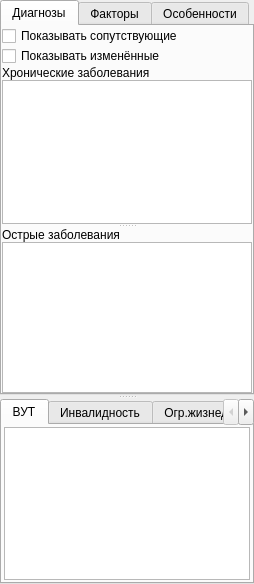
<?xml version="1.0" encoding="UTF-8"?>
<ui version="4.0">
 <class>Form</class>
 <widget class="QWidget" name="Form">
  <property name="geometry">
   <rect>
    <x>0</x>
    <y>0</y>
    <width>254</width>
    <height>584</height>
   </rect>
  </property>
  <property name="windowTitle">
   <string>Form</string>
  </property>
  <layout class="QGridLayout" name="gridLayout_7">
   <property name="margin">
    <number>0</number>
   </property>
   <property name="spacing">
    <number>0</number>
   </property>
   <item row="0" column="0">
    <widget class="QSplitter" name="splitter">
     <property name="orientation">
      <enum>Qt::Vertical</enum>
     </property>
     <property name="childrenCollapsible">
      <bool>false</bool>
     </property>
     <widget class="QTabWidget" name="tabWidget">
      <property name="currentIndex">
       <number>0</number>
      </property>
      <widget class="QWidget" name="tabDiagnosis">
       <attribute name="title">
        <string>Диагнозы</string>
       </attribute>
       <layout class="QGridLayout">
        <property name="margin">
         <number>0</number>
        </property>
        <property name="spacing">
         <number>0</number>
        </property>
        <item row="0" column="0">
         <widget class="QSplitter" name="splitterDiagnosis">
          <property name="orientation">
           <enum>Qt::Vertical</enum>
          </property>
          <property name="childrenCollapsible">
           <bool>false</bool>
          </property>
          <widget class="QFrame" name="frmChronical">
           <property name="frameShape">
            <enum>QFrame::NoFrame</enum>
           </property>
           <property name="frameShadow">
            <enum>QFrame::Raised</enum>
           </property>
           <layout class="QVBoxLayout">
            <property name="spacing">
             <number>0</number>
            </property>
            <property name="margin">
             <number>0</number>
            </property>
            <item>
             <widget class="QCheckBox" name="chkShowAccomp">
              <property name="text">
               <string>Показывать сопутствующие</string>
              </property>
             </widget>
            </item>
            <item>
             <widget class="QCheckBox" name="chkShowModified">
              <property name="text">
               <string>Показывать изменённые</string>
              </property>
             </widget>
            </item>
            <item>
             <widget class="QLabel" name="lblChronical">
              <property name="text">
               <string>Хронические заболевания</string>
              </property>
             </widget>
            </item>
            <item>
             <widget class="CTableView" name="tblChronical"/>
            </item>
           </layout>
          </widget>
          <widget class="QFrame" name="frmAcute">
           <property name="frameShape">
            <enum>QFrame::NoFrame</enum>
           </property>
           <property name="frameShadow">
            <enum>QFrame::Raised</enum>
           </property>
           <layout class="QVBoxLayout">
            <property name="spacing">
             <number>0</number>
            </property>
            <property name="margin">
             <number>0</number>
            </property>
            <item>
             <widget class="QLabel" name="lblAcute">
              <property name="text">
               <string>Острые заболевания</string>
              </property>
             </widget>
            </item>
            <item>
             <widget class="CTableView" name="tblAcute"/>
            </item>
           </layout>
          </widget>
         </widget>
        </item>
       </layout>
      </widget>
      <widget class="QWidget" name="tabFactor">
       <attribute name="title">
        <string>Факторы</string>
       </attribute>
       <layout class="QGridLayout" name="gridLayout_5">
        <property name="margin">
         <number>0</number>
        </property>
        <property name="spacing">
         <number>0</number>
        </property>
        <item row="0" column="0">
         <widget class="QLabel" name="lblFactorFilterSpeciality">
          <property name="text">
           <string>Специальность</string>
          </property>
         </widget>
        </item>
        <item row="1" column="0">
         <widget class="CRBComboBox" name="cmbFactorFilterSpeciality"/>
        </item>
        <item row="2" column="0">
         <widget class="QLabel" name="lblFactorFilterMKB">
          <property name="text">
           <string>Блок шифров МКБ</string>
          </property>
         </widget>
        </item>
        <item row="3" column="0">
         <widget class="CRBComboBox" name="cmbFactorFilterMKB"/>
        </item>
        <item row="4" column="0">
         <widget class="CTableView" name="tblFactor"/>
        </item>
       </layout>
      </widget>
      <widget class="QWidget" name="tabFeatureBox">
       <attribute name="title">
        <string>Особенности</string>
       </attribute>
       <layout class="QGridLayout" name="gridLayout_6">
        <property name="margin">
         <number>0</number>
        </property>
        <property name="spacing">
         <number>0</number>
        </property>
        <item row="0" column="0">
         <widget class="QSplitter" name="splitterFeature">
          <property name="orientation">
           <enum>Qt::Vertical</enum>
          </property>
          <property name="childrenCollapsible">
           <bool>false</bool>
          </property>
          <widget class="QFrame" name="frmAllergy">
           <property name="frameShape">
            <enum>QFrame::NoFrame</enum>
           </property>
           <property name="frameShadow">
            <enum>QFrame::Raised</enum>
           </property>
           <layout class="QGridLayout" name="gridLayout_4">
            <property name="leftMargin">
             <number>0</number>
            </property>
            <property name="topMargin">
             <number>4</number>
            </property>
            <property name="rightMargin">
             <number>0</number>
            </property>
            <property name="bottomMargin">
             <number>0</number>
            </property>
            <property name="spacing">
             <number>0</number>
            </property>
            <item row="0" column="0">
             <widget class="QLabel" name="lblBloodTypeHeadline">
              <property name="text">
               <string>Группа крови</string>
              </property>
             </widget>
            </item>
            <item row="3" column="0" colspan="2">
             <widget class="QLabel" name="lblAllergyHeadline">
              <property name="text">
               <string>Аллергия</string>
              </property>
             </widget>
            </item>
            <item row="4" column="0" colspan="2">
             <widget class="CTableView" name="tblAllergyBox"/>
            </item>
            <item row="0" column="1">
             <widget class="QLabel" name="lblBloodTypeBox">
              <property name="text">
               <string>не указано</string>
              </property>
             </widget>
            </item>
           </layout>
          </widget>
          <widget class="QFrame" name="frmMedicament">
           <property name="frameShape">
            <enum>QFrame::NoFrame</enum>
           </property>
           <property name="frameShadow">
            <enum>QFrame::Raised</enum>
           </property>
           <layout class="QVBoxLayout" name="_3">
            <property name="spacing">
             <number>0</number>
            </property>
            <property name="margin">
             <number>0</number>
            </property>
            <item>
             <widget class="QLabel" name="lblIntoleranceMedHeadline">
              <property name="text">
               <string>Медикаментозная непереносимость</string>
              </property>
             </widget>
            </item>
            <item>
             <widget class="CTableView" name="tblIntoleranceMedicamentBox"/>
            </item>
           </layout>
          </widget>
         </widget>
        </item>
       </layout>
      </widget>
     </widget>
     <widget class="QFrame" name="frmTempInvalid">
      <property name="frameShape">
       <enum>QFrame::NoFrame</enum>
      </property>
      <property name="frameShadow">
       <enum>QFrame::Raised</enum>
      </property>
      <layout class="QVBoxLayout">
       <property name="spacing">
        <number>0</number>
       </property>
       <property name="margin">
        <number>0</number>
       </property>
       <item>
        <widget class="QTabWidget" name="tabInvalid">
         <property name="currentIndex">
          <number>0</number>
         </property>
         <widget class="QWidget" name="tabTempInvalid">
          <attribute name="title">
           <string>ВУТ</string>
          </attribute>
          <layout class="QGridLayout" name="gridLayout">
           <property name="margin">
            <number>2</number>
           </property>
           <property name="spacing">
            <number>2</number>
           </property>
           <item row="0" column="0">
            <widget class="CTableView" name="tblTempInvalid"/>
           </item>
          </layout>
         </widget>
         <widget class="QWidget" name="tabDisability">
          <attribute name="title">
           <string>Инвалидность</string>
          </attribute>
          <layout class="QGridLayout" name="gridLayout_2">
           <property name="margin">
            <number>2</number>
           </property>
           <property name="spacing">
            <number>2</number>
           </property>
           <item row="0" column="0">
            <widget class="CTableView" name="tblDisability"/>
           </item>
          </layout>
         </widget>
         <widget class="QWidget" name="tabVitalRestriction">
          <attribute name="title">
           <string>Огр.жизнедеятельности</string>
          </attribute>
          <layout class="QGridLayout" name="gridLayout_3">
           <property name="margin">
            <number>2</number>
           </property>
           <property name="spacing">
            <number>2</number>
           </property>
           <item row="0" column="0">
            <widget class="CTableView" name="tblVitalRestriction"/>
           </item>
          </layout>
         </widget>
        </widget>
       </item>
      </layout>
     </widget>
    </widget>
   </item>
  </layout>
 </widget>
 <customwidgets>
  <customwidget>
   <class>CTableView</class>
   <extends>QTableView</extends>
   <header>library/TableView.h</header>
  </customwidget>
  <customwidget>
   <class>CRBComboBox</class>
   <extends>QComboBox</extends>
   <header>library/crbcombobox.h</header>
  </customwidget>
 </customwidgets>
 <resources/>
 <connections/>
</ui>
